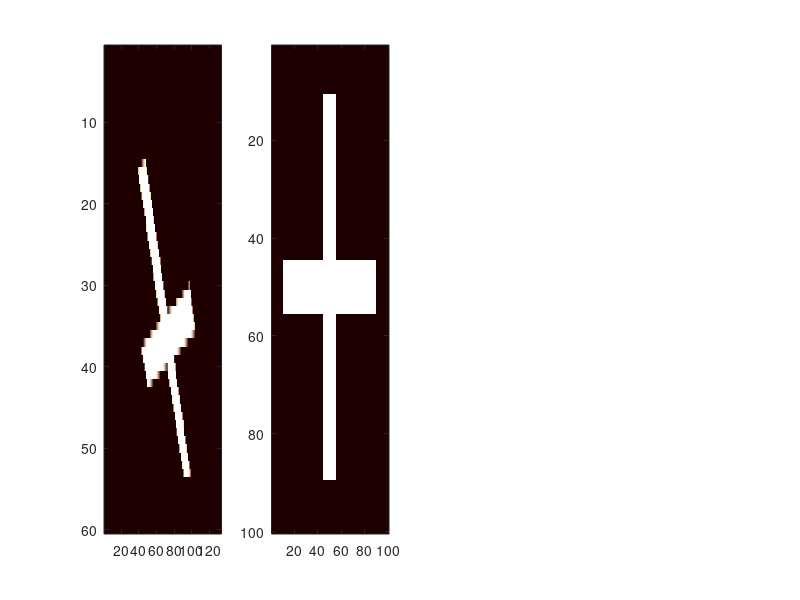

MATLAB code for this plot: (Note: this script raises an error after producing the figure.)
%ImageModifAngleView
    

orig=zeros(100,100);
orig(45:55,:)=1;
orig(:,45:55)=1;

orig(1:10,:)=0;
orig(90:100,:)=0;
orig(:,1:10)=0;
orig(:,90:100)=0;

if 1
    im=orig;
    %traceRect = @(M) plot(M([1 2 4 3 1],1) ,M([1 2 4 3 1],2), 'r-*');
    [m n rgb] = size(im);
    % U = [36 45 ; 263 63 ; 38 436 ; 267 411];
    U = [180 45 ; 263 63 ; 38 436 ; 267 411];
    X = [ 0  0 ;   n  0 ;  0  m  ;   n   m];
    tform = maketform('projective',U,X);
    [orig2,xdata,ydata] = imtransform(im, tform);
%     subplot(1,2,1)
%     imshow(im)
%     hold on
%     traceRect(U)
%     subplot(1,2,2)
%     imshow(xdata,ydata,orig2)
%     hold on
%     traceRect(X)
else
    [x,y]=find(orig==1);
    p_xy=Rotate([x,y],1,[50 50]);
    orig2=zeros(100,100);
    for i=1:length(p_xy)
    orig2(floor(p_xy(i,1)),floor(p_xy(i,2)))=1;
    orig2(round(p_xy(i,1)),round(p_xy(i,2)))=1;
    end
end


% Read in the aerial photo.
unregistered = orig2;
figure, 
set(gcf,'position',[127 378 1335 395])
subplot(1,4,1),imagesc(unregistered), colormap(pink)
[x1,y1]=ginput;

%Read in the orthophoto.
subplot(1,4,2),imagesc(orig), colormap(pink)
%[x2,y2]=ginput;

pause(2)
input_points=[x1,y1];
base_points=[x2,y2];

% Create a transformation structure for a projective 
% transformation.
t_concord = cp2tform(input_points,base_points,'projective');


% Get the width and height of the orthophoto and perform 
% the transformation.
%info = imfinfo(orig);

registered = imtransform(unregistered,t_concord,...
    'XData',[1 100], 'YData',[1 100]);
subplot(1,4,3), imagesc(registered)
subplot(1,4,4), imagesc(SmoothDec(registered,[1,1]))
colormap(pink)




    